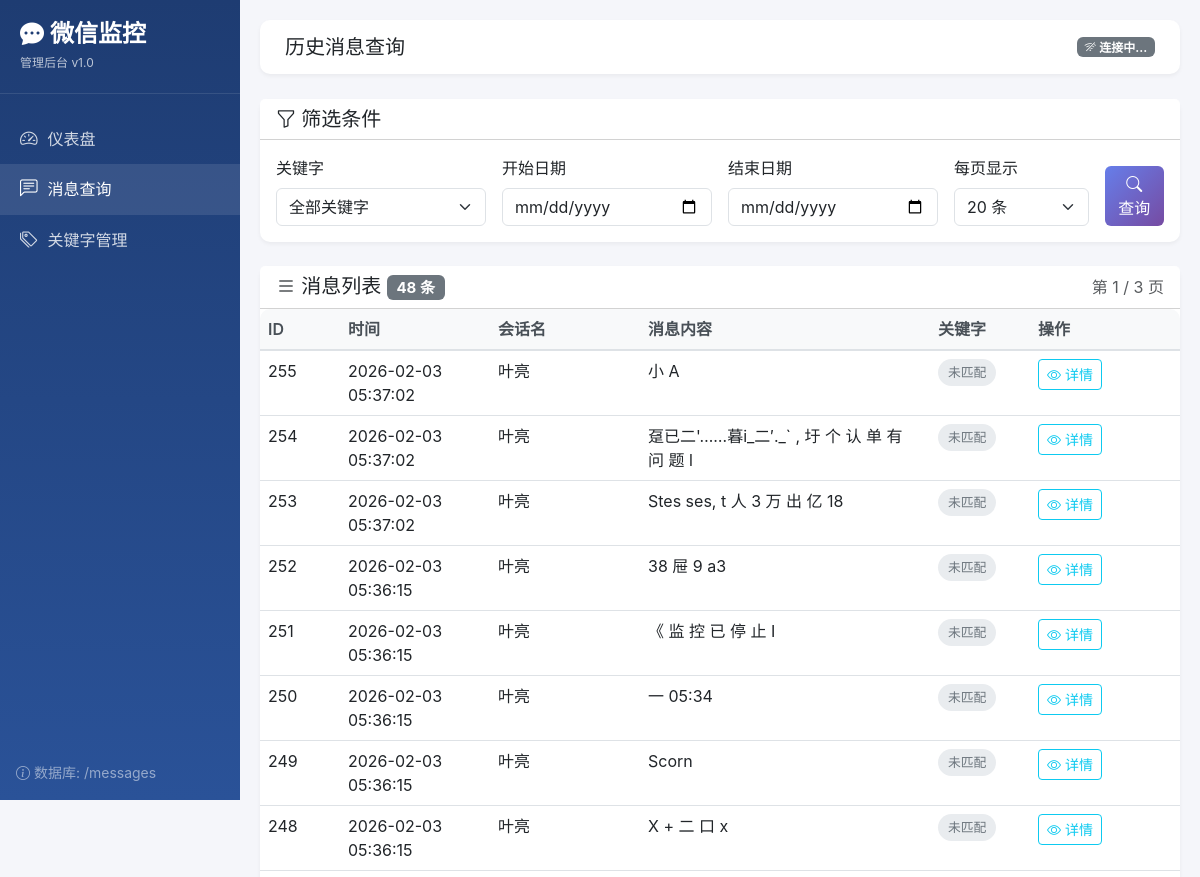
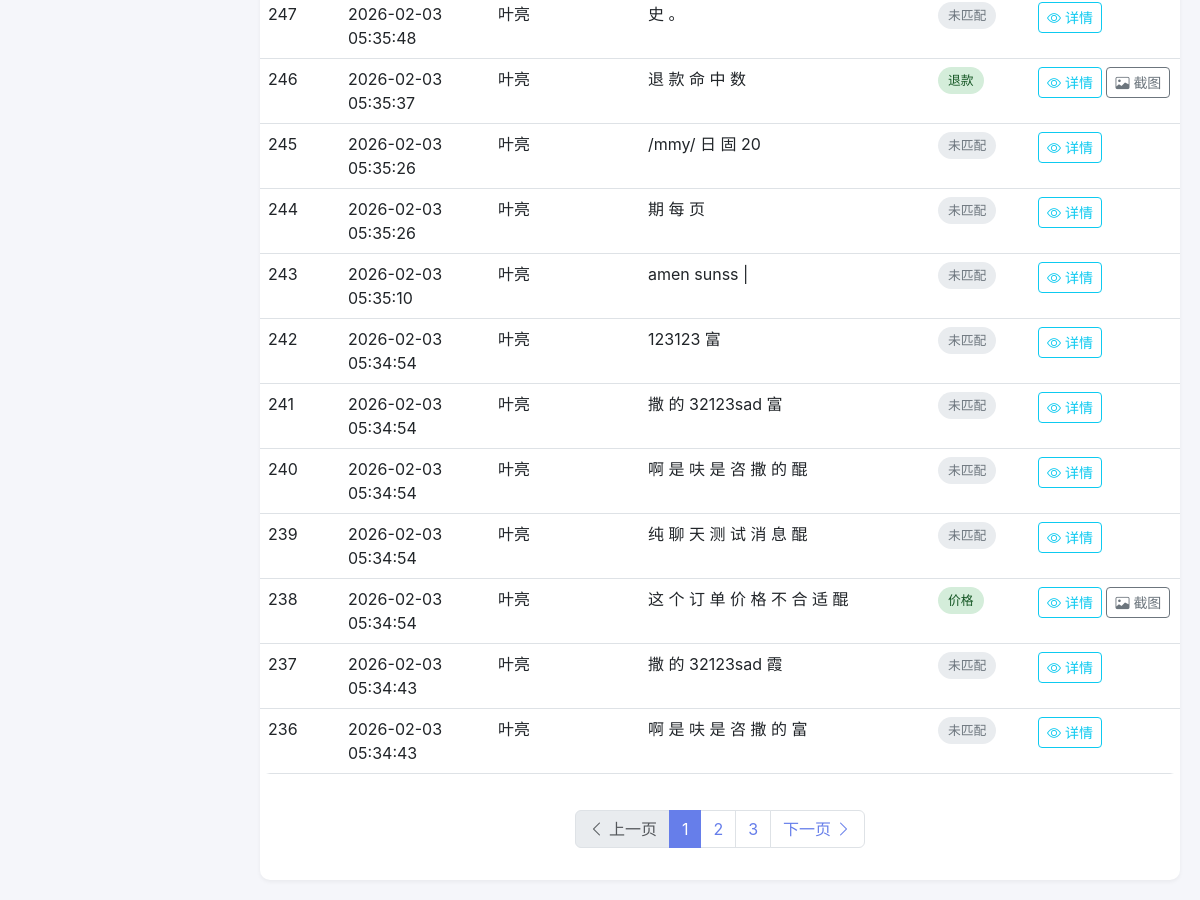
The page /messages on the database its author committed (2 pictures, top to bottom).
### tables this page shows
CREATE TABLE messages (
                id INTEGER PRIMARY KEY AUTOINCREMENT,
                window_title TEXT NOT NULL,
                window_handle INTEGER NOT NULL,
                message_text TEXT NOT NULL,
                matched_keyword TEXT NOT NULL,
                screenshot_path TEXT,
                created_at TIMESTAMP DEFAULT CURRENT_TIMESTAMP
            );

### web_app.py (the view)
@app.route("/messages")
def messages():
    db = get_db()
    keyword = request.args.get("keyword", "").strip() or None
    platform = request.args.get("platform", "").strip() or None
    channel = request.args.get("channel", "").strip() or None
    from_date = request.args.get("from", "").strip() or None
    to_date = request.args.get("to", "").strip() or None
    page = request.args.get("page", 1, type=int)
    page_size = request.args.get("page_size", 20, type=int)
    if page_size > 100:
        page_size = 100
    start_time = None
    end_time = None
    if from_date:
        try:
            datetime.strptime(from_date, "%Y-%m-%d")
            start_time = from_date
        except ValueError:
            flash("开始日期格式错误", "warning")
    if to_date:
        try:
            datetime.strptime(to_date, "%Y-%m-%d")
            end_time = to_date
        except ValueError:
            flash("结束日期格式错误", "warning")
    records, total = db.get_messages_with_pagination(
        keyword=keyword,
        platform=platform,
        channel=channel,
        start_time=start_time,
        end_time=end_time,
        page=page,
        page_size=page_size,
    )
    total_pages = (total + page_size - 1) // page_size
    has_prev = page > 1
    has_next = page < total_pages
    all_keywords = db.get_keyword_stats()
    conn = db._get_connection()
    cursor = conn.cursor()
    cursor.execute(
        "SELECT DISTINCT window_title FROM messages ORDER BY window_title LIMIT 100"
    )
    all_channels = [row["window_title"] for row in cursor.fetchall()]
    return render_template(
        "messages.html",
        messages=records,
        total=total,
        page=page,
        page_size=page_size,
        total_pages=total_pages,
        has_prev=has_prev,
        has_next=has_next,
        keyword=keyword or "",
        platform=platform or "",
        channel=channel or "",
        from_date=from_date or "",
        to_date=to_date or "",
        all_keywords=all_keywords,
        all_channels=all_channels,
    )

### database.py (called while the page is built)
    def _get_connection(self) -> sqlite3.Connection:
        if self.connection is None:
            self.connection = sqlite3.connect(self.db_path, check_same_thread=False)
            self.connection.execute("PRAGMA foreign_keys = ON")
            self.connection.row_factory = sqlite3.Row
        return self.connection

### web_app.py (called while the page is built, shortened)
def get_db() -> WebDatabaseManager:
    global db_manager
    if db_manager is None:
        db_manager = WebDatabaseManager(DB_PATH)
    return db_manager

def _parse_datetime_filter(value) -> Any:
    return value

@app.template_filter("datetime_format")
def datetime_format(value, format_str="%Y-%m-%d %H:%M:%S") -> str:
    parsed = _parse_datetime_filter(value)
    if isinstance(parsed, datetime):
        return parsed.strftime(format_str)
    return str(value) if value else ""

@app.template_filter("truncate")
def truncate_filter(text: str, length: int = 50) -> str:
    if len(text) <= length:
        return text
    return text[:length] + "..."

    @staticmethod
    def _parse_datetime(value: str) -> datetime:
        if not value:
            return datetime.now()
        try:
            value_str = value.replace("Z", "+00:00")
            if value_str.endswith("+00:00"):
                value_str = value_str[:-6]
            return datetime.fromisoformat(value_str)
        except:
            return datetime.now()

    def get_keyword_stats(self) -> List[Dict]:
        conn = self._get_connection()
        cursor = conn.cursor()
        cursor.execute("""
            SELECT
                matched_keyword as keyword,
                COUNT(*) as match_count,
                MAX(created_at) as last_matched_at
            FROM messages
            WHERE matched_keyword != '(未匹配)'
            GROUP BY matched_keyword
            ORDER BY match_count DESC
        """)
        rows = cursor.fetchall()
        if not rows:
            return []
        return [
            {
                "keyword": row["keyword"],
                "match_count": row["match_count"],
                "last_matched_at": row["last_matched_at"],
            }
            for row in rows
        ]

### templates/messages.html (shortened to what this page needs)
{% extends "base.html" %}
{% block page_title %}历史消息查询{% endblock %}
{% block content %}
<div class="card mb-4">
    <div class="card-header bg-white">
        <h5 class="mb-0"><i class="bi bi-funnel"></i> 筛选条件</h5>
    </div>
    <div class="card-body">
        <form method="GET" action="{{ url_for('messages') }}" class="row g-3">
            <div class="col-md-3">
                <label class="form-label">关键字</label>
                <select name="keyword" class="form-select">
                    <option value="">全部关键字</option>
                </select>
            </div>
            <div class="col-md-3">
                <label class="form-label">开始日期</label>
                <input type="date" name="from" class="form-control" value="{{ from_date }}">
            </div>
            <div class="col-md-3">
                <label class="form-label">结束日期</label>
                <input type="date" name="to" class="form-control" value="{{ to_date }}">
            </div>
            <div class="col-md-2">
                <label class="form-label">每页显示</label>
                <select name="page_size" class="form-select">
                    <option value="20" {% if page_size == 20 %}selected{% endif %}>20 条</option>
                </select>
            </div>
            <div class="col-md-1 d-flex align-items-end">
                <button type="submit" class="btn btn-primary w-100">
                    <i class="bi bi-search"></i> 查询
                </button>
            </div>
        </form>
    </div>
</div>
<div class="card">
    <div class="card-header bg-white d-flex justify-content-between align-items-center">
        <h5 class="mb-0">
            <i class="bi bi-list"></i>
            消息列表
            <span class="badge bg-secondary">{{ total }} 条</span>
        </h5>
        <div>
            <span class="text-muted">第 {{ page }} / {{ total_pages }} 页</span>
        </div>
    </div>
    <div class="card-body p-0">
        {% if messages %}
        <div class="table-responsive">
            <table class="table table-hover mb-0">
                <thead>
                    <tr>
                        <th style="width: 80px;">ID</th>
                        <th style="width: 150px;">时间</th>
                        <th style="width: 150px;">会话名</th>
                        <th>消息内容</th>
                        <th style="width: 100px;">关键字</th>
                        <th style="width: 150px;">操作</th>
                    </tr>
                </thead>
                <tbody>
                    {% for msg in messages %}
                    <tr>
                        <td>{{ msg.id }}</td>
                        <td>{{ msg.created_at|datetime_format('%Y-%m-%d %H:%M:%S') }}</td>
                        <td>{{ msg.window_title|truncate(12) }}</td>
                        <td>{{ msg.message_text|truncate(50) }}</td>
                        <td>
                            {% if msg.matched_keyword == '(未匹配)' %}
                            <span class="keyword-tag keyword-unmatched">未匹配</span>
                            {% else %}
                            <span class="keyword-tag keyword-matched">{{ msg.matched_keyword }}</span>
                            {% endif %}
                        </td>
                        <td>
                            <a href="{{ url_for('message_detail', message_id=msg.id) }}" class="btn btn-sm btn-outline-info">
                                <i class="bi bi-eye"></i> 详情
                            </a>
                            {% if msg.screenshot_path %}
                            <a href="{{ url_for('serve_image', filename=msg.screenshot_path) }}" target="_blank" class="btn btn-sm btn-outline-secondary">
                                <i class="bi bi-image"></i> 截图
                            </a>
                            {% endif %}
                        </td>
                    </tr>
                    {% endfor %}
                </tbody>
            </table>
        </div>
        {% if total_pages > 1 %}
        <nav class="p-3">
            <ul class="pagination">
                <li class="page-item {% if not has_prev %}disabled{% endif %}">
                    <a class="page-link" href="{{ url_for('messages', page=page-1, keyword=keyword or '', from=from_date, to=to_date, page_size=page_size) if has_prev else '#' }}">
                        <i class="bi bi-chevron-left"></i> 上一页
                    </a>
                </li>
                {% set start_page = [page - 2, 1]|max %}
                {% set end_page = [start_page + 4, total_pages]|min %}
                {% set start_page = [end_page - 4, 1]|max %}
                {% for p in range(start_page, end_page + 1) %}
                <li class="page-item {% if p == page %}active{% endif %}">
                    <a class="page-link" href="{{ url_for('messages', page=p, keyword=keyword or '', from=from_date, to=to_date, page_size=page_size) }}">{{ p }}</a>
                </li>
                {% endfor %}
                <li class="page-item {% if not has_next %}disabled{% endif %}">
                    <a class="page-link" href="{{ url_for('messages', page=page+1, keyword=keyword or '', from=from_date, to=to_date, page_size=page_size) if has_next else '#' }}">
                        下一页 <i class="bi bi-chevron-right"></i>
                    </a>
                </li>
            </ul>
        </nav>
        {% endif %}
        {% endif %}
    </div>
</div>
{% endblock %}

### templates/base.html (style rules this page uses)
:root { --sidebar-width: 240px; }
body { font-family: -apple-system, BlinkMacSystemFont, "Segoe UI", Roboto, "Helvetica Neue", Arial, sans-serif; background-color: #f5f6fa; }
.card { border: none; border-radius: 10px; box-shadow: 0 2px 4px rgba(0,0,0,0.05); transition: transform 0.2s, box-shadow 0.2s; }
.table { background: white; border-radius: 10px; overflow: hidden; }
.table thead th { background: #f8f9fa; border-bottom: 2px solid #dee2e6; font-weight: 600; color: #495057; }
.keyword-tag { display: inline-block; padding: 4px 10px; border-radius: 15px; font-size: 0.8rem; font-weight: 500; }
.keyword-matched { background: #d4edda; color: #155724; }
.keyword-unmatched { background: #e9ecef; color: #6c757d; }
.btn-primary { background: linear-gradient(135deg, #667eea 0%, #764ba2 100%); border: none; }
.pagination { justify-content: center; margin-top: 20px; }
.page-link { color: #667eea; }
.page-item.active .page-link { background: #667eea; border-color: #667eea; }

### rows shown on the page
messages: id "255", created_at "2026-02-03 05:37:02", window_title "叶亮", message_text "小 A", matched_keyword "未匹配"
messages: id "254", created_at "2026-02-03 05:37:02", window_title "叶亮", message_text "趸已二'……暮i_二′._` , 圩 个 认 单 有 问 题 l", matched_keyword "未匹配"
messages: id "253", created_at "2026-02-03 05:37:02", window_title "叶亮", message_text "Stes ses, t 人 3 万 出 亿 18", matched_keyword "未匹配"
messages: id "252", created_at "2026-02-03 05:36:15", window_title "叶亮", message_text "38 屉 9 a3", matched_keyword "未匹配"
messages: id "251", created_at "2026-02-03 05:36:15", window_title "叶亮", message_text "《 监 控 已 停 止 I", matched_keyword "未匹配"
messages: id "250", created_at "2026-02-03 05:36:15", window_title "叶亮", message_text "一 05:34", matched_keyword "未匹配"
messages: id "249", created_at "2026-02-03 05:36:15", window_title "叶亮", message_text "Scorn", matched_keyword "未匹配"
messages: id "248", created_at "2026-02-03 05:36:15", window_title "叶亮", message_text "X + 二 口 x", matched_keyword "未匹配"
messages: id "247", created_at "2026-02-03 05:35:48", window_title "叶亮", message_text "史 。", matched_keyword "未匹配"
messages: id "246", created_at "2026-02-03 05:35:37", window_title "叶亮", message_text "退 款 命 中 数", matched_keyword "退款"
messages: id "245", created_at "2026-02-03 05:35:26", window_title "叶亮", message_text "/mmy/ 日 固 20", matched_keyword "未匹配"
messages: id "244", created_at "2026-02-03 05:35:26", window_title "叶亮", message_text "期 每 页", matched_keyword "未匹配"
messages: id "243", created_at "2026-02-03 05:35:10", window_title "叶亮", message_text "amen sunss |", matched_keyword "未匹配"
messages: id "242", created_at "2026-02-03 05:34:54", window_title "叶亮", message_text "123123 富", matched_keyword "未匹配"
messages: id "241", created_at "2026-02-03 05:34:54", window_title "叶亮", message_text "撒 的 32123sad 富", matched_keyword "未匹配"
messages: id "240", created_at "2026-02-03 05:34:54", window_title "叶亮", message_text "啊 是 呋 是 咨 撒 的 醌", matched_keyword "未匹配"
messages: id "239", created_at "2026-02-03 05:34:54", window_title "叶亮", message_text "纯 聊 天 测 试 消 息 醌", matched_keyword "未匹配"
messages: id "238", created_at "2026-02-03 05:34:54", window_title "叶亮", message_text "这 个 订 单 价 格 不 合 适 醌", matched_keyword "价格"
messages: id "237", created_at "2026-02-03 05:34:43", window_title "叶亮", message_text "撒 的 32123sad 霞", matched_keyword "未匹配"
messages: id "236", created_at "2026-02-03 05:34:43", window_title "叶亮", message_text "啊 是 呋 是 咨 撒 的 富", matched_keyword "未匹配"

### other values the page prints
{{ request.path }} "/messages"
{{ total }} "48"
{{ page }} "1"
{{ total_pages }} "3"
{{ p }} "1" "2" "3"
